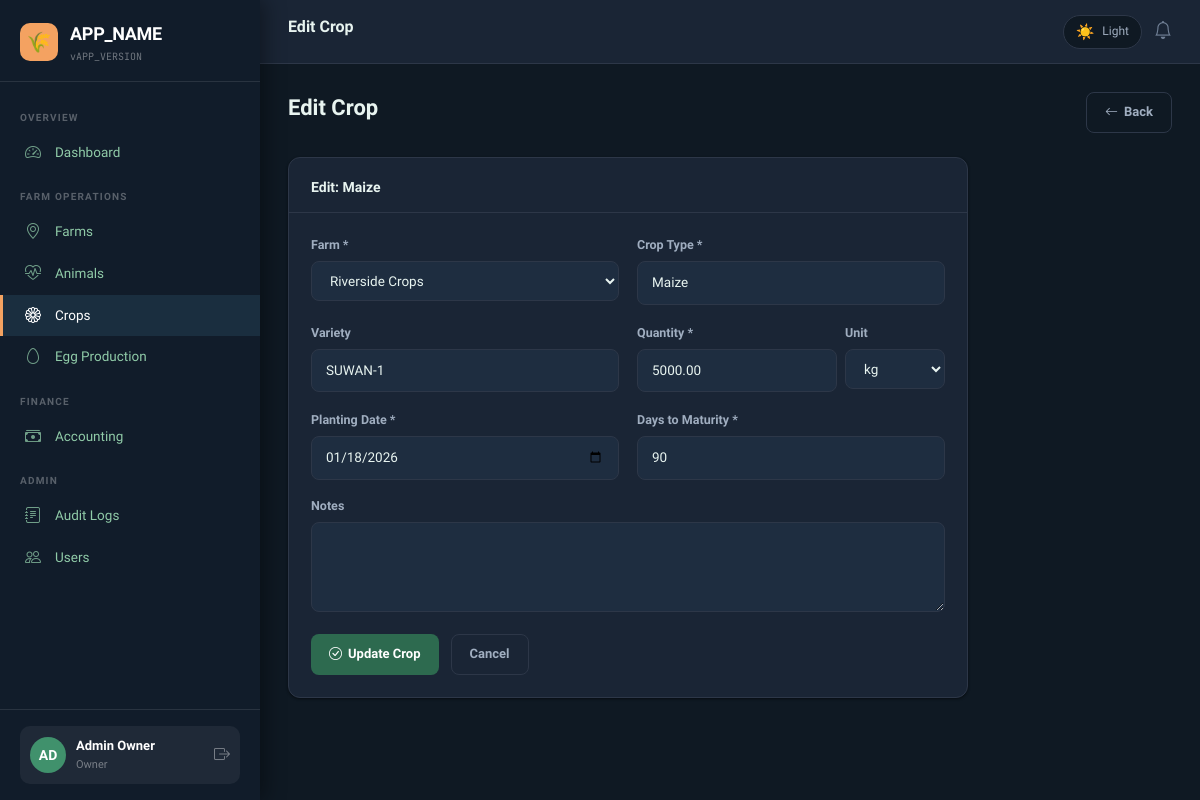
The app's page /modules/crops/edit.php?id=1 (signed in) with its own data.
### tables this page shows
CREATE TABLE `crops` (
  `id`              INT UNSIGNED NOT NULL AUTO_INCREMENT,
  `farm_id`         INT UNSIGNED NOT NULL,
  `type`            VARCHAR(100) NOT NULL COMMENT 'e.g. Maize, Tomato, Cassava',
  `variety`         VARCHAR(100) DEFAULT NULL,
  `quantity`        DECIMAL(10,2) NOT NULL COMMENT 'In kg or units',
  `quantity_unit`   VARCHAR(20) NOT NULL DEFAULT 'kg',
  `planting_date`   DATE NOT NULL,
  `maturity_days`   SMALLINT UNSIGNED NOT NULL COMMENT 'Days from planting to harvest',
  `harvested`       TINYINT(1) NOT NULL DEFAULT 0,
  `harvested_date`  DATE DEFAULT NULL,
  `price_sold`      DECIMAL(12,2) DEFAULT NULL,
  `notes`           TEXT DEFAULT NULL,
  `created_at`      TIMESTAMP NOT NULL DEFAULT CURRENT_TIMESTAMP,
  `updated_at`      TIMESTAMP NOT NULL DEFAULT CURRENT_TIMESTAMP ON UPDATE CURRENT_TIMESTAMP,
  PRIMARY KEY (`id`),
  INDEX `idx_crops_farm` (`farm_id`),
  INDEX `idx_crops_harvested` (`harvested`),
  INDEX `idx_crops_planting` (`planting_date`),
  CONSTRAINT `fk_crops_farm` FOREIGN KEY (`farm_id`) REFERENCES `farms` (`id`) ON DELETE CASCADE
);

CREATE TABLE `farms` (
  `id`         INT UNSIGNED NOT NULL AUTO_INCREMENT,
  `name`       VARCHAR(150) NOT NULL,
  `state`      VARCHAR(100) NOT NULL,
  `city`       VARCHAR(100) NOT NULL,
  `type`       ENUM('crop','livestock','mixed','poultry','aquaculture','orchard') NOT NULL DEFAULT 'mixed',
  `size`       DECIMAL(10,2) NOT NULL COMMENT 'Size in hectares',
  `created_at` TIMESTAMP NOT NULL DEFAULT CURRENT_TIMESTAMP,
  `updated_at` TIMESTAMP NOT NULL DEFAULT CURRENT_TIMESTAMP ON UPDATE CURRENT_TIMESTAMP,
  PRIMARY KEY (`id`),
  INDEX `idx_farms_state` (`state`),
  INDEX `idx_farms_type` (`type`)
);

### core/db.php (called while the page is built, shortened)
<?php
class DB {
    private static ?PDO $instance = null;
    public static function getInstance(): PDO {
        if (self::$instance === null) {
            $dsn = sprintf(
                'mysql:host=%s;dbname=%s;charset=%s',
                DB_HOST, DB_NAME, DB_CHARSET
            );
            $options = [
                PDO::ATTR_ERRMODE            => PDO::ERRMODE_EXCEPTION,
                PDO::ATTR_DEFAULT_FETCH_MODE => PDO::FETCH_ASSOC,
                PDO::ATTR_EMULATE_PREPARES   => false,
            ];
            try {
                self::$instance = new PDO($dsn, DB_USER, DB_PASS, $options);
            } catch (PDOException $e) {
                error_log('DB Connection failed: ' . $e->getMessage());
                die(json_encode(['error' => 'Database connection failed. Please contact support.']));
            }
        }
        return self::$instance;
    }
    public static function query(string $sql, array $params = []): PDOStatement {
        $stmt = self::getInstance()->prepare($sql);
        $stmt->execute($params);
        return $stmt;
    }
    public static function row(string $sql, array $params = []): ?array {
        $row = self::query($sql, $params)->fetch();
        return $row ?: null;
    }
    public static function rows(string $sql, array $params = []): array {
        return self::query($sql, $params)->fetchAll();
    }
}

### core/rbac_logger_helpers.php (called while the page is built, shortened)
<?php
function e(string $str): string {
    return htmlspecialchars($str, ENT_QUOTES, 'UTF-8');
}

### modules/crops/edit.php (the view, shortened to what this page needs)
<?php
require_once __DIR__ . '/../../core/db.php';
require_once __DIR__ . '/../../core/rbac_logger_helpers.php';
$id   = (int)($_GET['id'] ?? 0);
$crop = DB::row("SELECT * FROM crops WHERE id = ?", [$id]);
$farms  = DB::rows("SELECT id, name FROM farms ORDER BY name");
include __DIR__ . '/../../templates/header.php';
?>
<div class="ff-page-header">
  <div><h2 class="ff-page-title">Edit Crop</h2></div>
  <a href="index.php" class="ff-btn ff-btn-outline"><i class="bi bi-arrow-left"></i> Back</a>
</div>
<div class="ff-card" style="max-width:680px;">
  <div class="ff-card-header"><span class="ff-card-title">Edit: <?= e($crop['type']) ?></span></div>
  <div class="ff-card-body">
    <form method="POST">
      <div class="grid-2" style="gap:18px;">
        <div>
          <label class="ff-form-label">Farm *</label>
          <select name="farm_id" class="ff-form-control" required>
            <?php foreach ($farms as $f): ?>
            <option value="<?= $f['id'] ?>" <?= $crop['farm_id'] == $f['id'] ? 'selected' : '' ?>><?= e($f['name']) ?></option>
            <?php endforeach; ?>
          </select>
        </div>
        <div>
          <label class="ff-form-label">Crop Type *</label>
          <input type="text" name="type" class="ff-form-control" required value="<?= e($crop['type']) ?>">
        </div>
        <div>
          <label class="ff-form-label">Variety</label>
          <input type="text" name="variety" class="ff-form-control" value="<?= e($crop['variety'] ?? '') ?>">
        </div>
        <div style="display:grid;grid-template-columns:2fr 1fr;gap:8px;">
          <div>
            <label class="ff-form-label">Quantity *</label>
            <input type="number" name="quantity" class="ff-form-control" step="0.01" required value="<?= e($crop['quantity']) ?>">
          </div>
          <div>
            <label class="ff-form-label">Unit</label>
            <select name="quantity_unit" class="ff-form-control">
              <?php foreach (['kg','g','tonnes','units','bunches','tubers','bags'] as $u): ?>
              <option value="<?= $u ?>" <?= $crop['quantity_unit'] === $u ? 'selected' : '' ?>><?= $u ?></option>
              <?php endforeach; ?>
            </select>
          </div>
        </div>
        <div>
          <label class="ff-form-label">Planting Date *</label>
          <input type="date" name="planting_date" class="ff-form-control" required value="<?= e($crop['planting_date']) ?>">
        </div>
        <div>
          <label class="ff-form-label">Days to Maturity *</label>
          <input type="number" name="maturity_days" class="ff-form-control" min="1" required value="<?= e($crop['maturity_days']) ?>">
        </div>
      </div>
      <div class="mt-16">
        <label class="ff-form-label">Notes</label>
        <textarea name="notes" class="ff-form-control"><?= e($crop['notes'] ?? '') ?></textarea>
      </div>
      <div class="d-flex gap-12 mt-16">
        <button type="submit" class="ff-btn ff-btn-primary"><i class="bi bi-check-circle"></i> Update Crop</button>
        <a href="index.php" class="ff-btn ff-btn-outline">Cancel</a>
      </div>
    </form>
  </div>
</div>
<?php include __DIR__ . '/../../templates/footer.php'; ?>

### assets/css/app.css (style rules this page uses)
:root { --ff-primary: 'Sora', sans-serif; --ff-mono: 'JetBrains Mono', monospace; --color-brand: #2d6a4f; --color-brand-light: #40916c; --color-brand-dark: #1b4332; --color-accent: #f4a261; --color-accent-dark: #e76f51; --bg-body: #f0f4f8; --bg-card: #ffffff; --bg-sidebar: #1b4332; --bg-sidebar-hover: #2d6a4f; --bg-header: #ffffff; --bg-input: #ffffff; --bg-table-alt: #f8fafb; --text-primary: #1a2e1a; --text-secondary: #4a5568; --text-muted: #718096; --text-sidebar: #d8f3dc; --text-sidebar-active: #ffffff; --text-on-brand: #ffffff; --border-color: #e2e8f0; --border-input: #cbd5e0; --shadow-card: 0 1px 3px rgba(0,0,0,.08), 0 1px 2px rgba(0,0,0,.04); --shadow-card-hover: 0 4px 16px rgba(0,0,0,.12); --shadow-sidebar: 4px 0 20px rgba(0,0,0,.15); --color-success: #38a169; --color-warning: #d69e2e; --color-danger: #e53e3e; --color-info: #3182ce; --radius-card: 12px; --radius-btn: 8px; --radius-input: 8px; --sidebar-width: 260px; --header-height: 64px; --transition: all 0.2s ease; }
[data-theme="dark"] { --bg-body: #0f1923; --bg-card: #1a2535; --bg-sidebar: #111c2a; --bg-sidebar-hover: #1a2e3f; --bg-header: #1a2535; --bg-input: #1e2d40; --bg-table-alt: #1e2d40; --text-primary: #e8f4f0; --text-secondary: #a0aec0; --text-muted: #718096; --text-sidebar: #90cba8; --text-sidebar-active: #ffffff; --border-color: #2d3748; --border-input: #2d3748; --shadow-card: 0 1px 3px rgba(0,0,0,.3), 0 1px 2px rgba(0,0,0,.2); --shadow-card-hover: 0 4px 20px rgba(0,0,0,.4); --shadow-sidebar: 4px 0 20px rgba(0,0,0,.4); }
*, *::before, *::after { box-sizing: border-box; margin: 0; padding: 0; }
html { scroll-behavior: smooth; }
body { font-family: var(--ff-primary); background: var(--bg-body); color: var(--text-primary); min-height: 100vh; transition: background 0.3s ease, color 0.3s ease; font-size: 14px; line-height: 1.6; }
h1, h2, h3, h4, h5, h6 { font-weight: 600; color: var(--text-primary); line-height: 1.3; }
a { color: var(--color-brand-light); text-decoration: none; }
.ff-page-header { display: flex; align-items: center; justify-content: space-between; margin-bottom: 24px; flex-wrap: wrap; gap: 12px; }
.ff-page-title { font-size: 22px; font-weight: 700; color: var(--text-primary); }
.ff-card { background: var(--bg-card); border: 1px solid var(--border-color); border-radius: var(--radius-card); box-shadow: var(--shadow-card); transition: box-shadow 0.2s ease, transform 0.2s ease; overflow: hidden; }
.ff-card-header { padding: 18px 22px 14px; border-bottom: 1px solid var(--border-color); display: flex; align-items: center; justify-content: space-between; gap: 12px; }
.ff-card-title { font-size: 14px; font-weight: 600; color: var(--text-primary); }
.ff-card-body { padding: 22px; }
.ff-form-label { font-size: 12.5px; font-weight: 600; color: var(--text-secondary); margin-bottom: 6px; display: block; }
.ff-form-control { width: 100%; padding: 10px 14px; border: 1px solid var(--border-input); border-radius: var(--radius-input); background: var(--bg-input); color: var(--text-primary); font-family: var(--ff-primary); font-size: 13.5px; transition: border-color 0.2s, box-shadow 0.2s; outline: none; }
.ff-form-control::placeholder { color: var(--text-muted); }
select.ff-form-control { cursor: pointer; }
textarea.ff-form-control { resize: vertical; min-height: 90px; }
.ff-btn { display: inline-flex; align-items: center; gap: 6px; padding: 9px 18px; border-radius: var(--radius-btn); font-family: var(--ff-primary); font-size: 13px; font-weight: 600; border: none; cursor: pointer; transition: var(--transition); text-decoration: none; white-space: nowrap; }
.ff-btn-primary { background: var(--color-brand); color: #fff; }
.ff-btn-outline { background: transparent; border: 1.5px solid var(--border-color); color: var(--text-secondary); }
.d-flex { display: flex; }
.gap-12 { gap: 12px; }
.mt-16 { margin-top: 16px; }
.grid-2 { display: grid; grid-template-columns: repeat(2, 1fr); gap: 20px; }

### records on screen
crops: type "Maize", farm_id "Riverside Crops", variety "SUWAN-1", quantity "5000.00", quantity_unit "kg", planting_date "01/18/2026", maturity_days "90"

### other values on screen
APP_NAME "APP_NAME"
APP_VERSION "APP_VERSION"
$initials "AD"
$user['name'] "Admin Owner"
$user['role'] "Owner"
$pageTitle "Edit Crop"
